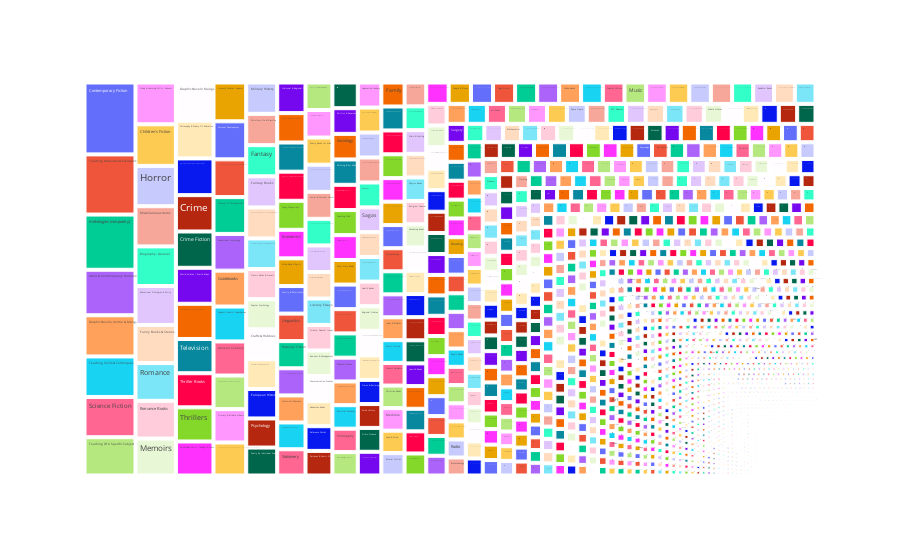

The notebook cell saved with this chart:
### Markdown cell above
For detailed visualization , we can use other technique like treemap.

### Code cell
category_counts = df_merged['category_name'].value_counts().reset_index()
category_counts.columns = ['Category Name', 'Number of Books']
# Create a treemap using Plotly Express
fig = px.treemap(category_counts, path=['Category Name'], values='Number of Books', labels={'Category Name': 'Category', 'Number of Books': 'Count'})
fig.show()

### Figure 1 — Plotly figure (JSON) as saved in the notebook; plotly's stock layout.template omitted (floating-point values rounded to 4 significant figures; data arrays with more than 128 entries replaced by an {"elided": "..."} marker saying what was removed)
{"data": [{"branchvalues": "total", "domain": {"x": [0, 1], "y": [0, 1]}, "hovertemplate": "labels=%{label}<br>Count=%{value}<br>parent=%{parent}<br>id=%{id}<extra></extra>", "ids": {"elided": "2585 str values"}, "labels": {"elided": "2585 str values"}, "name": "", "parents": {"elided": "2585 str values"}, "type": "treemap", "values": {"elided": "2585 int values"}}], "layout": {"legend": {"tracegroupgap": 0}, "margin": {"t": 60}}}
